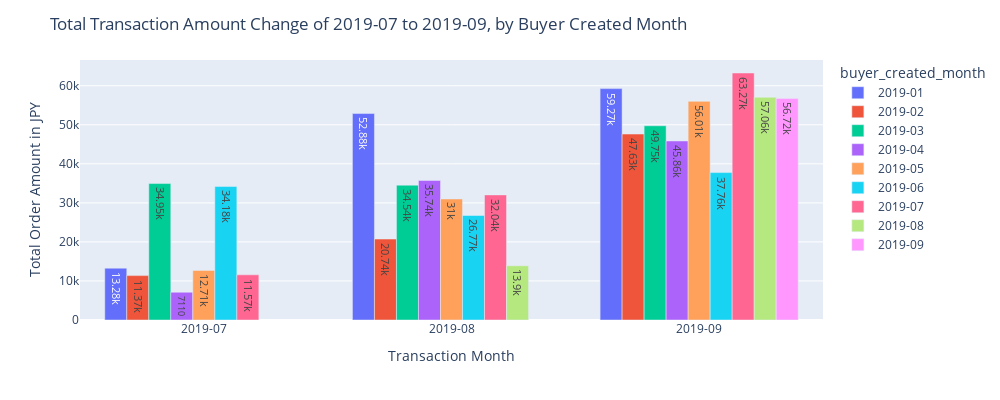

The cell this chart's notebook holds for it:
### Code cell
fig = px.bar(dff, 
             x='transactions_month', 
             y='Amount',
             color='buyer_created_month', barmode='group',
             text='Amount',
             text_auto=True)


month = ['2019-01', '2019-02', '2019-03', '2019-04', '2019-05', '2019-06', '2019-07', '2019-08', '2019-09', '2019-10', '2019-11', '2019-12']




fig.update_xaxes(title_text='Transaction Month')
fig.update_yaxes(title_text="Total Order Amount in JPY")
fig.update_layout(height=400, width=1000,
    title="Total Transaction Amount Change of 2019-07 to 2019-09, by Buyer Created Month")

fig.update_layout(xaxis=dict(
                    tickmode = 'array',
                    tickvals = df['month'],
                    ticktext = df['month']))

fig.show()
# pio.write_image(fig, '/Users/zhuoqi/Desktop/fig3.png')

### Figure 1 — Plotly figure (JSON) as saved in the notebook; plotly's stock layout.template omitted (floating-point values rounded to 4 significant figures)
{"data": [{"alignmentgroup": "True", "hovertemplate": "buyer_created_month=2019-01<br>transactions_month=%{x}<br>Amount=%{text}<extra></extra>", "legendgroup": "2019-01", "marker": {"color": "#636efa", "pattern": {"shape": ""}}, "name": "2019-01", "offsetgroup": "2019-01", "orientation": "v", "showlegend": true, "text": [13280, 52880, 59270], "textposition": "auto", "texttemplate": "%{y}", "type": "bar", "x": ["2019-07", "2019-08", "2019-09"], "xaxis": "x", "y": [13280, 52880, 59270], "yaxis": "y"}, {"alignmentgroup": "True", "hovertemplate": "buyer_created_month=2019-02<br>transactions_month=%{x}<br>Amount=%{text}<extra></extra>", "legendgroup": "2019-02", "marker": {"color": "#EF553B", "pattern": {"shape": ""}}, "name": "2019-02", "offsetgroup": "2019-02", "orientation": "v", "showlegend": true, "text": [11370, 20740, 47630], "textposition": "auto", "texttemplate": "%{y}", "type": "bar", "x": ["2019-07", "2019-08", "2019-09"], "xaxis": "x", "y": [11370, 20740, 47630], "yaxis": "y"}, {"alignmentgroup": "True", "hovertemplate": "buyer_created_month=2019-03<br>transactions_month=%{x}<br>Amount=%{text}<extra></extra>", "legendgroup": "2019-03", "marker": {"color": "#00cc96", "pattern": {"shape": ""}}, "name": "2019-03", "offsetgroup": "2019-03", "orientation": "v", "showlegend": true, "text": [34950, 34540, 49750], "textposition": "auto", "texttemplate": "%{y}", "type": "bar", "x": ["2019-07", "2019-08", "2019-09"], "xaxis": "x", "y": [34950, 34540, 49750], "yaxis": "y"}, {"alignmentgroup": "True", "hovertemplate": "buyer_created_month=2019-04<br>transactions_month=%{x}<br>Amount=%{text}<extra></extra>", "legendgroup": "2019-04", "marker": {"color": "#ab63fa", "pattern": {"shape": ""}}, "name": "2019-04", "offsetgroup": "2019-04", "orientation": "v", "showlegend": true, "text": [7110, 35740, 45860], "textposition": "auto", "texttemplate": "%{y}", "type": "bar", "x": ["2019-07", "2019-08", "2019-09"], "xaxis": "x", "y": [7110, 35740, 45860], "yaxis": "y"}, {"alignmentgroup": "True", "hovertemplate": "buyer_created_month=2019-05<br>transactions_month=%{x}<br>Amount=%{text}<extra></extra>", "legendgroup": "2019-05", "marker": {"color": "#FFA15A", "pattern": {"shape": ""}}, "name": "2019-05", "offsetgroup": "2019-05", "orientation": "v", "showlegend": true, "text": [12710, 31000, 56010], "textposition": "auto", "texttemplate": "%{y}", "type": "bar", "x": ["2019-07", "2019-08", "2019-09"], "xaxis": "x", "y": [12710, 31000, 56010], "yaxis": "y"}, {"alignmentgroup": "True", "hovertemplate": "buyer_created_month=2019-06<br>transactions_month=%{x}<br>Amount=%{text}<extra></extra>", "legendgroup": "2019-06", "marker": {"color": "#19d3f3", "pattern": {"shape": ""}}, "name": "2019-06", "offsetgroup": "2019-06", "orientation": "v", "showlegend": true, "text": [34180, 26770, 37760], "textposition": "auto", "texttemplate": "%{y}", "type": "bar", "x": ["2019-07", "2019-08", "2019-09"], "xaxis": "x", "y": [34180, 26770, 37760], "yaxis": "y"}, {"alignmentgroup": "True", "hovertemplate": "buyer_created_month=2019-07<br>transactions_month=%{x}<br>Amount=%{text}<extra></extra>", "legendgroup": "2019-07", "marker": {"color": "#FF6692", "pattern": {"shape": ""}}, "name": "2019-07", "offsetgroup": "2019-07", "orientation": "v", "showlegend": true, "text": [11570, 32040, 63270], "textposition": "auto", "texttemplate": "%{y}", "type": "bar", "x": ["2019-07", "2019-08", "2019-09"], "xaxis": "x", "y": [11570, 32040, 63270], "yaxis": "y"}, {"alignmentgroup": "True", "hovertemplate": "buyer_created_month=2019-08<br>transactions_month=%{x}<br>Amount=%{text}<extra></extra>", "legendgroup": "2019-08", "marker": {"color": "#B6E880", "pattern": {"shape": ""}}, "name": "2019-08", "offsetgroup": "2019-08", "orientation": "v", "showlegend": true, "text": [13900, 57060], "textposition": "auto", "texttemplate": "%{y}", "type": "bar", "x": ["2019-08", "2019-09"], "xaxis": "x", "y": [13900, 57060], "yaxis": "y"}, {"alignmentgroup": "True", "hovertemplate": "buyer_created_month=2019-09<br>transactions_month=%{x}<br>Amount=%{text}<extra></extra>", "legendgroup": "2019-09", "marker": {"color": "#FF97FF", "pattern": {"shape": ""}}, "name": "2019-09", "offsetgroup": "2019-09", "orientation": "v", "showlegend": true, "text": [56720], "textposition": "auto", "texttemplate": "%{y}", "type": "bar", "x": ["2019-09"], "xaxis": "x", "y": [56720], "yaxis": "y"}], "layout": {"barmode": "group", "height": 400, "legend": {"title": {"text": "buyer_created_month"}, "tracegroupgap": 0}, "margin": {"t": 60}, "title": {"text": "Total Transaction Amount Change of 2019-07 to 2019-09, by Buyer Created Month"}, "width": 1000, "xaxis": {"anchor": "y", "autorange": true, "domain": [0, 1], "range": ["2019-06-15 12:00", "2019-09-16 12:00"], "tickmode": "array", "ticktext": ["2019-03", "2019-04", "2019-04", "2019-04", "2019-05", "2019-05", "2019-05", "2019-06", "2019-06", "2019-06", "2019-07", "2019-07", "2019-07", "2019-08", "2019-08", "2019-08", "2019-09", "2019-09", "2019-09", "2019-10", "2019-10", "2019-10", "2019-11", "2019-11", "2019-11", "2019-12", "2019-12", "2019-12"], "tickvals": ["2019-03", "2019-04", "2019-04", "2019-04", "2019-05", "2019-05", "2019-05", "2019-06", "2019-06", "2019-06", "2019-07", "2019-07", "2019-07", "2019-08", "2019-08", "2019-08", "2019-09", "2019-09", "2019-09", "2019-10", "2019-10", "2019-10", "2019-11", "2019-11", "2019-11", "2019-12", "2019-12", "2019-12"], "title": {"text": "Transaction Month"}, "type": "date"}, "yaxis": {"anchor": "x", "autorange": true, "domain": [0, 1], "range": [0, 66600], "title": {"text": "Total Order Amount in JPY"}, "type": "linear"}}}
